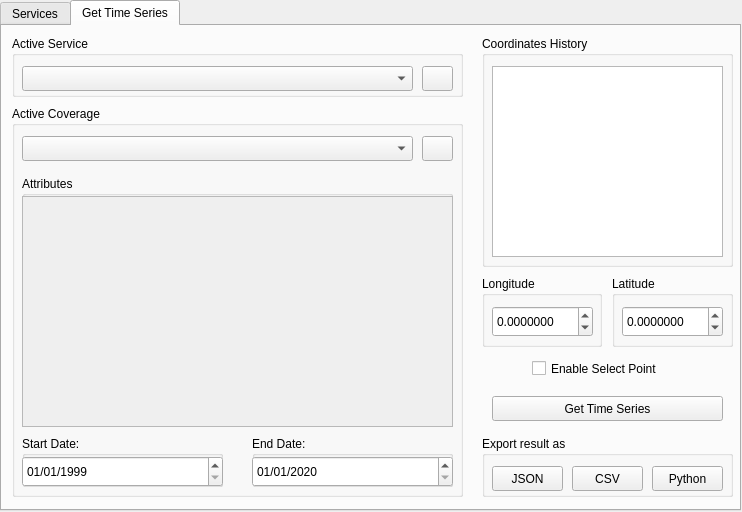
<?xml version="1.0" encoding="UTF-8"?>
<ui version="4.0">
 <class>wtss_qgisDialogBase</class>
 <widget class="QDialog" name="wtss_qgisDialogBase">
  <property name="geometry">
   <rect>
    <x>0</x>
    <y>0</y>
    <width>742</width>
    <height>512</height>
   </rect>
  </property>
  <property name="windowTitle">
   <string>WTSS - Web Time Series Service</string>
  </property>
  <property name="sizeGripEnabled">
   <bool>false</bool>
  </property>
  <property name="modal">
   <bool>false</bool>
  </property>
  <widget class="QTabWidget" name="main_tabs">
   <property name="geometry">
    <rect>
     <x>0</x>
     <y>0</y>
     <width>741</width>
     <height>511</height>
    </rect>
   </property>
   <property name="tabPosition">
    <enum>QTabWidget::North</enum>
   </property>
   <property name="tabShape">
    <enum>QTabWidget::Rounded</enum>
   </property>
   <property name="currentIndex">
    <number>1</number>
   </property>
   <widget class="QWidget" name="services_tab">
    <attribute name="title">
     <string>Services</string>
    </attribute>
    <widget class="QGroupBox" name="registry">
     <property name="geometry">
      <rect>
       <x>10</x>
       <y>10</y>
       <width>401</width>
       <height>461</height>
      </rect>
     </property>
     <property name="title">
      <string>REGISTERED SERVICES</string>
     </property>
     <widget class="QTreeView" name="data">
      <property name="geometry">
       <rect>
        <x>10</x>
        <y>30</y>
        <width>381</width>
        <height>331</height>
       </rect>
      </property>
     </widget>
     <widget class="QGroupBox" name="groupBox">
      <property name="geometry">
       <rect>
        <x>10</x>
        <y>370</y>
        <width>151</width>
        <height>51</height>
       </rect>
      </property>
      <property name="title">
       <string>Service Name</string>
      </property>
      <widget class="QLineEdit" name="service_name">
       <property name="geometry">
        <rect>
         <x>0</x>
         <y>20</y>
         <width>151</width>
         <height>31</height>
        </rect>
       </property>
      </widget>
     </widget>
     <widget class="QPushButton" name="save_service">
      <property name="geometry">
       <rect>
        <x>270</x>
        <y>430</y>
        <width>123</width>
        <height>25</height>
       </rect>
      </property>
      <property name="text">
       <string>Add</string>
      </property>
     </widget>
     <widget class="QGroupBox" name="host">
      <property name="geometry">
       <rect>
        <x>180</x>
        <y>370</y>
        <width>211</width>
        <height>51</height>
       </rect>
      </property>
      <property name="title">
       <string>Host</string>
      </property>
      <widget class="QLineEdit" name="service_host">
       <property name="geometry">
        <rect>
         <x>0</x>
         <y>20</y>
         <width>211</width>
         <height>31</height>
        </rect>
       </property>
      </widget>
     </widget>
    </widget>
    <widget class="QGroupBox" name="metadata">
     <property name="geometry">
      <rect>
       <x>420</x>
       <y>10</y>
       <width>311</width>
       <height>391</height>
      </rect>
     </property>
     <property name="title">
      <string>SERVICES METADATA</string>
     </property>
     <widget class="QScrollArea" name="metadata_scroll_area">
      <property name="geometry">
       <rect>
        <x>10</x>
        <y>30</y>
        <width>291</width>
        <height>351</height>
       </rect>
      </property>
      <property name="widgetResizable">
       <bool>true</bool>
      </property>
      <widget class="QWidget" name="metadata_content">
       <property name="geometry">
        <rect>
         <x>0</x>
         <y>0</y>
         <width>289</width>
         <height>349</height>
        </rect>
       </property>
      </widget>
     </widget>
    </widget>
    <widget class="QGroupBox" name="active_service_options">
     <property name="geometry">
      <rect>
       <x>420</x>
       <y>410</y>
       <width>311</width>
       <height>61</height>
      </rect>
     </property>
     <property name="title">
      <string>Active Service</string>
     </property>
     <widget class="QPushButton" name="edit_service">
      <property name="geometry">
       <rect>
        <x>20</x>
        <y>30</y>
        <width>131</width>
        <height>25</height>
       </rect>
      </property>
      <property name="text">
       <string>Edit</string>
      </property>
     </widget>
     <widget class="QPushButton" name="delete_service">
      <property name="geometry">
       <rect>
        <x>170</x>
        <y>30</y>
        <width>121</width>
        <height>25</height>
       </rect>
      </property>
      <property name="text">
       <string>Remove</string>
      </property>
     </widget>
    </widget>
   </widget>
   <widget class="QWidget" name="time_series_tab">
    <attribute name="title">
     <string>Get Time Series</string>
    </attribute>
    <widget class="QGroupBox" name="attribute_group">
     <property name="geometry">
      <rect>
       <x>10</x>
       <y>80</y>
       <width>451</width>
       <height>391</height>
      </rect>
     </property>
     <property name="title">
      <string>Active Coverage</string>
     </property>
     <widget class="QGroupBox" name="bands_group">
      <property name="geometry">
       <rect>
        <x>10</x>
        <y>70</y>
        <width>431</width>
        <height>251</height>
       </rect>
      </property>
      <property name="title">
       <string>Attributes</string>
      </property>
      <widget class="QScrollArea" name="bands_scroll">
       <property name="geometry">
        <rect>
         <x>0</x>
         <y>20</y>
         <width>431</width>
         <height>231</height>
        </rect>
       </property>
       <property name="widgetResizable">
        <bool>true</bool>
       </property>
       <widget class="QWidget" name="band_list">
        <property name="geometry">
         <rect>
          <x>0</x>
          <y>0</y>
          <width>429</width>
          <height>229</height>
         </rect>
        </property>
       </widget>
      </widget>
     </widget>
     <widget class="QGroupBox" name="start_date_group">
      <property name="geometry">
       <rect>
        <x>10</x>
        <y>330</y>
        <width>201</width>
        <height>51</height>
       </rect>
      </property>
      <property name="title">
       <string>Start Date:</string>
      </property>
      <widget class="QDateEdit" name="start_date">
       <property name="geometry">
        <rect>
         <x>0</x>
         <y>20</y>
         <width>201</width>
         <height>31</height>
        </rect>
       </property>
       <property name="dateTime">
        <datetime>
         <hour>0</hour>
         <minute>0</minute>
         <second>0</second>
         <year>1999</year>
         <month>1</month>
         <day>1</day>
        </datetime>
       </property>
       <property name="displayFormat">
        <string>dd/MM/yyyy</string>
       </property>
      </widget>
     </widget>
     <widget class="QGroupBox" name="end_date_group">
      <property name="geometry">
       <rect>
        <x>240</x>
        <y>330</y>
        <width>201</width>
        <height>51</height>
       </rect>
      </property>
      <property name="title">
       <string>End Date:</string>
      </property>
      <widget class="QDateEdit" name="end_date">
       <property name="geometry">
        <rect>
         <x>0</x>
         <y>20</y>
         <width>201</width>
         <height>31</height>
        </rect>
       </property>
       <property name="dateTime">
        <datetime>
         <hour>0</hour>
         <minute>0</minute>
         <second>0</second>
         <year>2020</year>
         <month>1</month>
         <day>1</day>
        </datetime>
       </property>
       <property name="displayFormat">
        <string>dd/MM/yyyy</string>
       </property>
      </widget>
     </widget>
     <widget class="QComboBox" name="coverage_selection">
      <property name="geometry">
       <rect>
        <x>10</x>
        <y>30</y>
        <width>391</width>
        <height>25</height>
       </rect>
      </property>
     </widget>
     <widget class="QPushButton" name="show_coverage_description">
      <property name="geometry">
       <rect>
        <x>410</x>
        <y>30</y>
        <width>31</width>
        <height>25</height>
       </rect>
      </property>
      <property name="text">
       <string/>
      </property>
     </widget>
    </widget>
    <widget class="QGroupBox" name="services_group">
     <property name="geometry">
      <rect>
       <x>10</x>
       <y>10</y>
       <width>451</width>
       <height>61</height>
      </rect>
     </property>
     <property name="title">
      <string>Active Service</string>
     </property>
     <widget class="QComboBox" name="service_selection">
      <property name="geometry">
       <rect>
        <x>10</x>
        <y>30</y>
        <width>391</width>
        <height>25</height>
       </rect>
      </property>
     </widget>
     <widget class="QPushButton" name="show_help_button">
      <property name="geometry">
       <rect>
        <x>410</x>
        <y>30</y>
        <width>31</width>
        <height>25</height>
       </rect>
      </property>
      <property name="text">
       <string/>
      </property>
     </widget>
    </widget>
    <widget class="QGroupBox" name="exporting_files">
     <property name="geometry">
      <rect>
       <x>480</x>
       <y>410</y>
       <width>251</width>
       <height>61</height>
      </rect>
     </property>
     <property name="title">
      <string>Export result as</string>
     </property>
     <widget class="QPushButton" name="export_as_csv">
      <property name="geometry">
       <rect>
        <x>90</x>
        <y>30</y>
        <width>71</width>
        <height>25</height>
       </rect>
      </property>
      <property name="font">
       <font>
        <pointsize>9</pointsize>
       </font>
      </property>
      <property name="text">
       <string>CSV</string>
      </property>
     </widget>
     <widget class="QPushButton" name="export_as_json">
      <property name="geometry">
       <rect>
        <x>10</x>
        <y>30</y>
        <width>71</width>
        <height>25</height>
       </rect>
      </property>
      <property name="font">
       <font>
        <pointsize>9</pointsize>
       </font>
      </property>
      <property name="text">
       <string>JSON</string>
      </property>
     </widget>
     <widget class="QPushButton" name="export_as_python">
      <property name="geometry">
       <rect>
        <x>170</x>
        <y>30</y>
        <width>71</width>
        <height>25</height>
       </rect>
      </property>
      <property name="font">
       <font>
        <pointsize>9</pointsize>
       </font>
      </property>
      <property name="text">
       <string>Python</string>
      </property>
     </widget>
    </widget>
    <widget class="QPushButton" name="search_button">
     <property name="enabled">
      <bool>true</bool>
     </property>
     <property name="geometry">
      <rect>
       <x>490</x>
       <y>370</y>
       <width>231</width>
       <height>25</height>
      </rect>
     </property>
     <property name="text">
      <string>Get Time Series</string>
     </property>
     <property name="checkable">
      <bool>false</bool>
     </property>
     <property name="flat">
      <bool>false</bool>
     </property>
    </widget>
    <widget class="QGroupBox" name="latitudeBox">
     <property name="geometry">
      <rect>
       <x>610</x>
       <y>250</y>
       <width>121</width>
       <height>71</height>
      </rect>
     </property>
     <property name="title">
      <string>Latitude</string>
     </property>
     <widget class="QDoubleSpinBox" name="input_latitude">
      <property name="geometry">
       <rect>
        <x>10</x>
        <y>30</y>
        <width>101</width>
        <height>31</height>
       </rect>
      </property>
      <property name="decimals">
       <number>7</number>
      </property>
      <property name="minimum">
       <double>-90.000000000000000</double>
      </property>
      <property name="maximum">
       <double>90.000000000000000</double>
      </property>
      <property name="singleStep">
       <double>0.500000000000000</double>
      </property>
      <property name="value">
       <double>0.000000000000000</double>
      </property>
     </widget>
    </widget>
    <widget class="QGroupBox" name="longitudeBox">
     <property name="geometry">
      <rect>
       <x>480</x>
       <y>250</y>
       <width>120</width>
       <height>71</height>
      </rect>
     </property>
     <property name="title">
      <string>Longitude</string>
     </property>
     <widget class="QDoubleSpinBox" name="input_longitude">
      <property name="geometry">
       <rect>
        <x>10</x>
        <y>30</y>
        <width>101</width>
        <height>31</height>
       </rect>
      </property>
      <property name="decimals">
       <number>7</number>
      </property>
      <property name="minimum">
       <double>-180.000000000000000</double>
      </property>
      <property name="maximum">
       <double>180.000000000000000</double>
      </property>
      <property name="singleStep">
       <double>0.500000000000000</double>
      </property>
      <property name="value">
       <double>0.000000000000000</double>
      </property>
     </widget>
    </widget>
    <widget class="QCheckBox" name="enable_canvas_point">
     <property name="geometry">
      <rect>
       <x>530</x>
       <y>330</y>
       <width>161</width>
       <height>25</height>
      </rect>
     </property>
     <property name="text">
      <string>Enable Select Point</string>
     </property>
    </widget>
    <widget class="QLabel" name="loading_label">
     <property name="geometry">
      <rect>
       <x>230</x>
       <y>90</y>
       <width>261</width>
       <height>211</height>
      </rect>
     </property>
     <property name="text">
      <string/>
     </property>
    </widget>
    <widget class="QGroupBox" name="history">
     <property name="geometry">
      <rect>
       <x>480</x>
       <y>10</y>
       <width>251</width>
       <height>231</height>
      </rect>
     </property>
     <property name="title">
      <string>Coordinates History</string>
     </property>
     <widget class="QListWidget" name="history_list">
      <property name="geometry">
       <rect>
        <x>10</x>
        <y>30</y>
        <width>231</width>
        <height>191</height>
       </rect>
      </property>
     </widget>
    </widget>
   </widget>
  </widget>
 </widget>
 <resources/>
 <connections/>
</ui>
